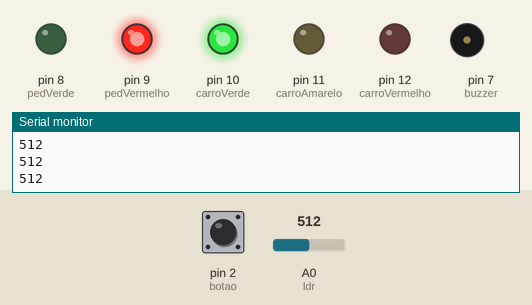
Simulated run of this sketch. Board: Arduino Uno, built with avr-gcc and run on an emulated ATmega328P. On the bench: output pins drawn as LEDs (lit = HIGH), buzzer (waves = sounding, pin HIGH), the last lines printed to the serial monitor. Dashed ring = blinking. Inputs (shaded band) come from the test bench; at power-on: A0 (ldr) = 512, pin 2 (botao) LOW.

Above: at 1.2 s.
1.3 s: A0 (ldr) set to 409
2.8 s: A0 (ldr) set to 390
At 2.93 s:
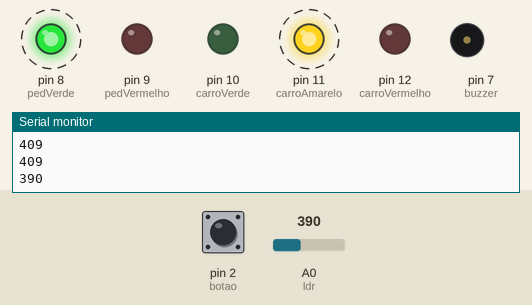
Timing chart, 0 to 11.8 s (numbered marks = the images above; inputs shaded):
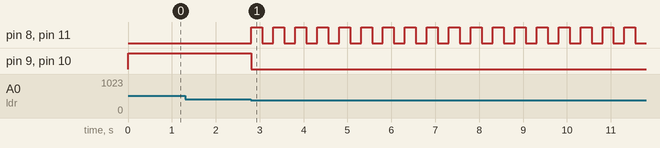

Measured:
- the behaviour switches between 401 and 400 on A0 (ldr) (found by bisection; images 0 and 1)
- after the input at 2.8 s, pin 8 (pedVerde), pin 11 (carroAmarelo): alternates HIGH for 0.25 s and LOW for 0.25 s, starting at once; pin 9 (pedVermelho), pin 10 (carroVerde): HIGH → LOW at once

The sketch:

aula_16_05_20221.ino
```cpp
// Constantes referentes aos semafóros e buzzer
//

const int carroVermelho=12;
const int carroAmarelo=11;
const int carroVerde=10;
const int pedVermelho=9;
const int pedVerde=8;
const int botao=2;
const int buzzer=7;
const int ldr=A0;
int tempoTravessia=5000;
unsigned long changeTime;


void setup()
{
  pinMode(carroVermelho, OUTPUT);
  pinMode(carroAmarelo, OUTPUT);
  pinMode(carroVerde, OUTPUT);
  pinMode(pedVermelho, OUTPUT);
  pinMode(pedVerde, OUTPUT);
  pinMode(botao, INPUT);
  pinMode(buzzer, OUTPUT);
  pinMode(ldr, INPUT);
  Serial.begin(9600);
}

void loop()
{
  int state=digitalRead(botao);
  int leitura_ldr=analogRead(ldr);

  Serial.println(leitura_ldr);

  if(leitura_ldr>400){
  	digitalWrite(carroVerde, HIGH);
    digitalWrite(pedVermelho, HIGH);

    if(state==HIGH &&(millis()-changeTime)>5000){
    	changeLights();
    }
  }else{
  	noturno();
  }
}

void changeLights(){
	digitalWrite(carroVerde, LOW);
  	digitalWrite(carroAmarelo, HIGH);
  	delay(2000);
  	digitalWrite(carroAmarelo, LOW);
  	digitalWrite(carroVermelho, HIGH);
  	delay(1000);
  	digitalWrite(pedVermelho, LOW);
  	digitalWrite(pedVerde, HIGH);
  	tone(buzzer, 1500, 250);
  	delay(tempoTravessia);

    for(int x=0;x<10;x++){
    	tone(buzzer, 1000, 250);
      	digitalWrite(pedVerde, HIGH);
      	delay(250);
      	digitalWrite(pedVerde, LOW);
      	delay(250);
    }

  	digitalWrite(pedVermelho, HIGH);
  	delay(500);
  	digitalWrite(carroVermelho, LOW);
    delay(1000);
  	digitalWrite(carroVerde, HIGH);
    changeTime=millis();
}

void noturno(){
	apagaTudo();
  for(int j=0; j<10;j++){
  	digitalWrite(carroAmarelo, HIGH);
    digitalWrite(pedVerde, HIGH);
    delay(250);
    digitalWrite(carroAmarelo, LOW);
    digitalWrite(pedVerde, LOW);
    delay(250);

  }
}

void apagaTudo(){
	digitalWrite(carroVerde, LOW);
  	digitalWrite(carroAmarelo, LOW);
  	digitalWrite(carroVermelho, LOW);
  	digitalWrite(pedVerde, LOW);
  	digitalWrite(pedVermelho, LOW);
}
```
